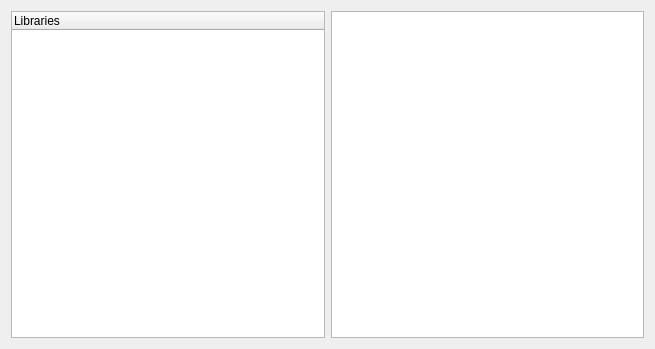
<?xml version="1.0" encoding="UTF-8"?>
<ui version="4.0">
 <class>LibraryManager</class>
 <widget class="QWidget" name="LibraryManager">
  <property name="geometry">
   <rect>
    <x>0</x>
    <y>0</y>
    <width>655</width>
    <height>349</height>
   </rect>
  </property>
  <property name="windowTitle">
   <string>Library Manager</string>
  </property>
  <layout class="QHBoxLayout" name="horizontalLayout">
   <item>
    <widget class="LibraryTreeWidget" name="LibraryTree">
     <column>
      <property name="text">
       <string>Libraries</string>
      </property>
     </column>
    </widget>
   </item>
   <item>
    <widget class="LibraryListWidget" name="LibraryIcons">
     <property name="acceptDrops">
      <bool>true</bool>
     </property>
     <property name="dragEnabled">
      <bool>true</bool>
     </property>
     <property name="dragDropMode">
      <enum>QAbstractItemView::DragDrop</enum>
     </property>
     <property name="iconSize">
      <size>
       <width>32</width>
       <height>32</height>
      </size>
     </property>
     <property name="viewMode">
      <enum>QListView::IconMode</enum>
     </property>
    </widget>
   </item>
  </layout>
 </widget>
 <customwidgets>
  <customwidget>
   <class>LibraryTreeWidget</class>
   <extends>QTreeWidget</extends>
   <header>src/LibraryTreeWidget.h</header>
  </customwidget>
  <customwidget>
   <class>LibraryListWidget</class>
   <extends>QListWidget</extends>
   <header>src/LibraryListWidget.h</header>
  </customwidget>
 </customwidgets>
 <resources/>
 <connections/>
</ui>
